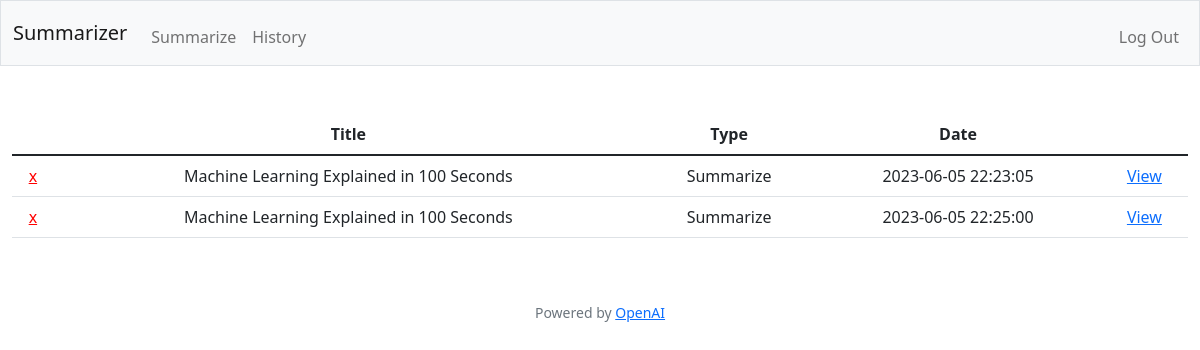
/history (signed in), run on an earlier commit of the app's database.
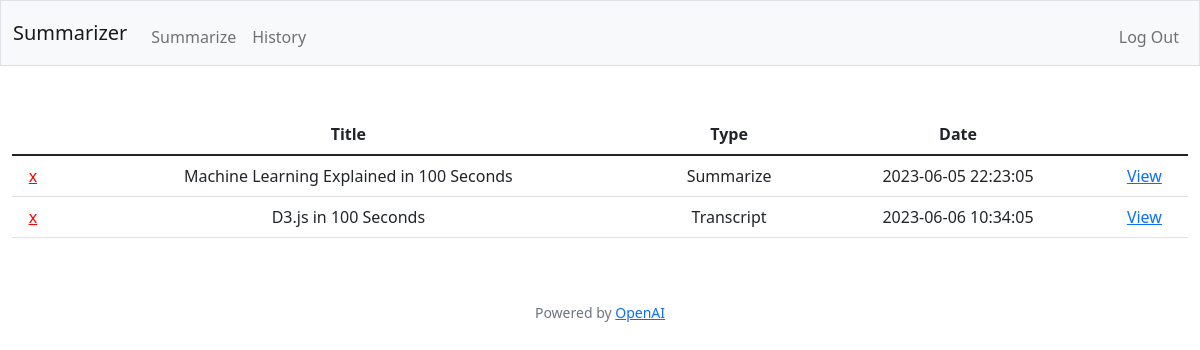
And on a later commit of the database.
### tables this page shows
CREATE TABLE "activities" (
	"number"	INTEGER NOT NULL,
	"user_id"	INTEGER NOT NULL,
	"title"	TEXT,
	"type"	TEXT,
	"youtube_url"	TEXT,
	"mp3_filepath"	TEXT,
	"transcript"	TEXT,
	"summary"	TEXT,
	"date"	NUMERIC,
	FOREIGN KEY("user_id") REFERENCES "users"("id"),
	PRIMARY KEY("number" AUTOINCREMENT)
);

### app.py (the view)
@app.route("/history")
@login_required
def history():
    activities = db.execute("SELECT * FROM activities WHERE user_id = ?", session['user_id'])
    return render_template("history.html", activities=activities)

### helpers.py (called while the page is built)
def login_required(f):
    @wraps(f)
    def decorated_function(*args, **kwargs):
        if session.get("user_id") is None:
            return redirect("/login")
        return f(*args, **kwargs)
    return decorated_function

### templates/history.html (shortened to what this page needs)
{% extends "layout.html" %}
{% block main %}
        <table class="table">
            <thead>
            <tr>
                <th></th>
                <th scope="col">Title</th>
                <th scope="col">Type</th>
                <th scope="col">Date</th>
                <th scope="col"></th>
            </tr>
            </thead>
            <tbody>
                {% for activity in activities %}
                    {% if activity['title'] %}
                        <tr>
                            <td><a style="color: red" href="/delete?number={{ activity['number'] }}">x</a></td>
                            <td>{{ activity['title'] }}</td>
                            <td>{{ activity['type'] }}</td>
                            <td>{{ activity['date'] }}</td>
                            <td><a href="/view?number={{ activity['number'] }}">View</a></td>
                        </tr>
                    {% endif %}
                {% endfor %}
            </tbody>
        </table>
{% endblock %}

What changed in the data, as far as the page shows it:
removed activities: title "Machine Learning Explained in 100 Seconds", type "Summarize", date "2023-06-05 22:25:00"
added activities: title "D3.js in 100 Seconds", type "Transcript", date "2023-06-06 10:34:05"
